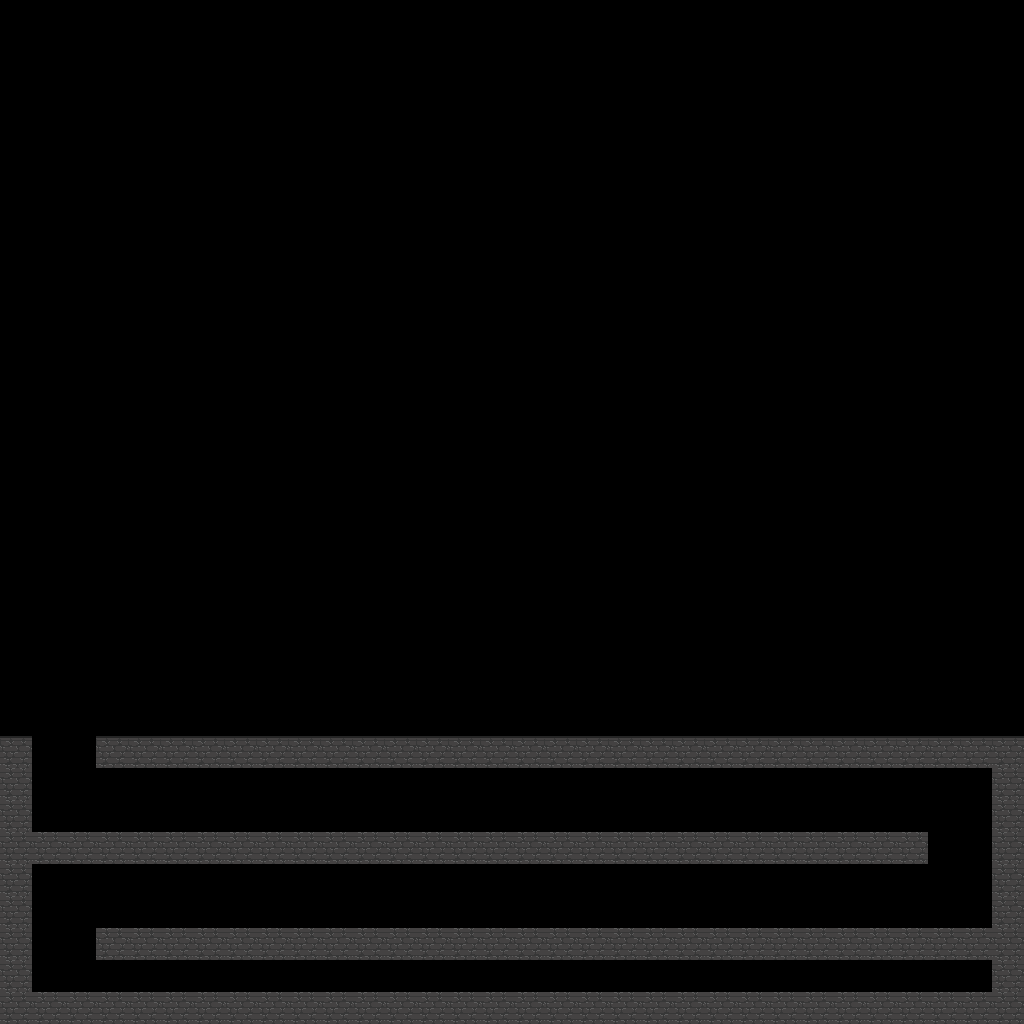

Rendered tile map (Tiled .tmx) drawn with the repository's tilesets; below, a short description and the full map source, tile grids included:
An orthogonal 32x32 tile map with 32x32 px tiles, 1 tile layer (ground) and 9 objects (Player, Teleport, Noliictu, spear, sword, ...).

<map version="1.10" tiledversion="1.11.2" orientation="orthogonal" renderorder="right-down" width="32" height="32" tilewidth="32" tileheight="32" infinite="0" nextlayerid="4" nextobjectid="13">
 <tileset firstgid="1" source="../tilesets/timeweavertileset.tsx" />
 <layer id="1" name="ground" width="32" height="32">
  <data encoding="csv">
0,0,0,0,0,0,0,0,0,0,0,0,0,0,0,0,0,0,0,0,0,0,0,0,0,0,0,0,0,0,0,0,
0,0,0,0,0,0,0,0,0,0,0,0,0,0,0,0,0,0,0,0,0,0,0,0,0,0,0,0,0,0,0,0,
0,0,0,0,0,0,0,0,0,0,0,0,0,0,0,0,0,0,0,0,0,0,0,0,0,0,0,0,0,0,0,0,
0,0,0,0,0,0,0,0,0,0,0,0,0,0,0,0,0,0,0,0,0,0,0,0,0,0,0,0,0,0,0,0,
0,0,0,0,0,0,0,0,0,0,0,0,0,0,0,0,0,0,0,0,0,0,0,0,0,0,0,0,0,0,0,0,
0,0,0,0,0,0,0,0,0,0,0,0,0,0,0,0,0,0,0,0,0,0,0,0,0,0,0,0,0,0,0,0,
0,0,0,0,0,0,0,0,0,0,0,0,0,0,0,0,0,0,0,0,0,0,0,0,0,0,0,0,0,0,0,0,
0,0,0,0,0,0,0,0,0,0,0,0,0,0,0,0,0,0,0,0,0,0,0,0,0,0,0,0,0,0,0,0,
0,0,0,0,0,0,0,0,0,0,0,0,0,0,0,0,0,0,0,0,0,0,0,0,0,0,0,0,0,0,0,0,
0,0,0,0,0,0,0,0,0,0,0,0,0,0,0,0,0,0,0,0,0,0,0,0,0,0,0,0,0,0,0,0,
0,0,0,0,0,0,0,0,0,0,0,0,0,0,0,0,0,0,0,0,0,0,0,0,0,0,0,0,0,0,0,0,
0,0,0,0,0,0,0,0,0,0,0,0,0,0,0,0,0,0,0,0,0,0,0,0,0,0,0,0,0,0,0,0,
0,0,0,0,0,0,0,0,0,0,0,0,0,0,0,0,0,0,0,0,0,0,0,0,0,0,0,0,0,0,0,0,
0,0,0,0,0,0,0,0,0,0,0,0,0,0,0,0,0,0,0,0,0,0,0,0,0,0,0,0,0,0,0,0,
0,0,0,0,0,0,0,0,0,0,0,0,0,0,0,0,0,0,0,0,0,0,0,0,0,0,0,0,0,0,0,0,
0,0,0,0,0,0,0,0,0,0,0,0,0,0,0,0,0,0,0,0,0,0,0,0,0,0,0,0,0,0,0,0,
0,0,0,0,0,0,0,0,0,0,0,0,0,0,0,0,0,0,0,0,0,0,0,0,0,0,0,0,0,0,0,0,
0,0,0,0,0,0,0,0,0,0,0,0,0,0,0,0,0,0,0,0,0,0,0,0,0,0,0,0,0,0,0,0,
0,0,0,0,0,0,0,0,0,0,0,0,0,0,0,0,0,0,0,0,0,0,0,0,0,0,0,0,0,0,0,0,
0,0,0,0,0,0,0,0,0,0,0,0,0,0,0,0,0,0,0,0,0,0,0,0,0,0,0,0,0,0,0,0,
0,0,0,0,0,0,0,0,0,0,0,0,0,0,0,0,0,0,0,0,0,0,0,0,0,0,0,0,0,0,0,0,
0,0,0,0,0,0,0,0,0,0,0,0,0,0,0,0,0,0,0,0,0,0,0,0,0,0,0,0,0,0,0,0,
0,0,0,0,0,0,0,0,0,0,0,0,0,0,0,0,0,0,0,0,0,0,0,0,0,0,0,0,0,0,0,0,
2,0,0,2,2,2,2,2,2,2,2,2,2,2,2,2,2,2,2,2,2,2,2,2,2,2,2,2,2,2,2,2,
5,0,0,0,0,0,0,0,0,0,0,0,0,0,0,0,0,0,0,0,0,0,0,0,0,0,0,0,0,0,0,5,
5,0,0,0,0,0,0,0,0,0,0,0,0,0,0,0,0,0,0,0,0,0,0,0,0,0,0,0,0,0,0,5,
5,5,5,5,5,5,5,5,5,5,5,5,5,5,5,5,5,5,5,5,5,5,5,5,5,5,5,5,5,0,0,5,
5,0,0,0,0,0,0,0,0,0,0,0,0,0,0,0,0,0,0,0,0,0,0,0,0,0,0,0,0,0,0,5,
5,0,0,0,0,0,0,0,0,0,0,0,0,0,0,0,0,0,0,0,0,0,0,0,0,0,0,0,0,0,0,5,
5,0,0,5,5,5,5,5,5,5,5,5,5,5,5,5,5,5,5,5,5,5,5,5,5,5,5,5,5,5,5,5,
5,0,0,0,0,0,0,0,0,0,0,0,0,0,0,0,0,0,0,0,0,0,0,0,0,0,0,0,0,0,0,5,
5,5,5,5,5,5,5,5,5,5,5,5,5,5,5,5,5,5,5,5,5,5,5,5,5,5,5,5,5,5,5,5
</data>
 </layer>
 <objectgroup id="2" name="entities">
  <object id="1" name="Player" x="224" y="704">
   <point />
  </object>
  <object id="2" name="Teleport" x="288" y="704">
   <point />
  </object>
  <object id="3" name="Noliictu" x="352" y="704">
   <point />
  </object>
  <object id="4" name="spear" x="416" y="704">
   <point />
  </object>
  <object id="5" name="sword" x="480" y="704">
   <point />
  </object>
  <object id="6" name="axe" x="544" y="704">
   <point />
  </object>
  <object id="7" name="Cervus" x="832" y="640">
   <point />
  </object>
  <object id="11" name="right" x="928" y="672">
   <point />
  </object>
  <object id="12" name="left" x="736" y="672">
   <point />
  </object>
 </objectgroup>
 <objectgroup id="3" name="pits" />
</map>
